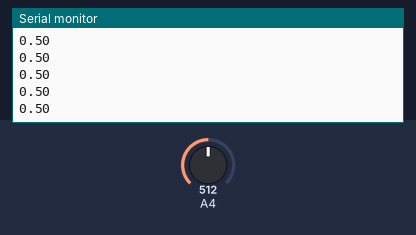
A sketch run on a simulated Arduino Uno, built with avr-gcc and run on an emulated ATmega328P. On the bench: the last lines printed to the serial monitor. The test bench sets the inputs (shaded band); at power-on: A4 = 512.

Above: at 1.2 s.
1.3 s: A4 set to 716
At 1.33 s:
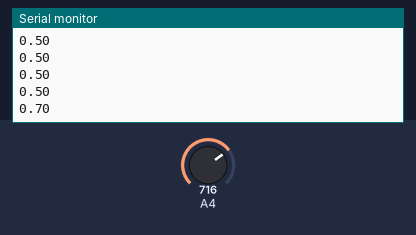
2.8 s: A4 set to 900
At 2.84 s:
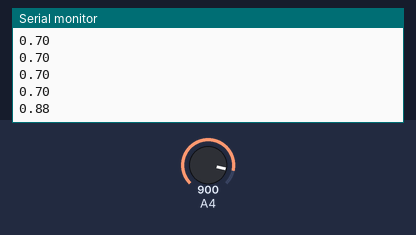
Timing chart, 0 to 5.8 s (numbered marks = the images above; inputs shaded):
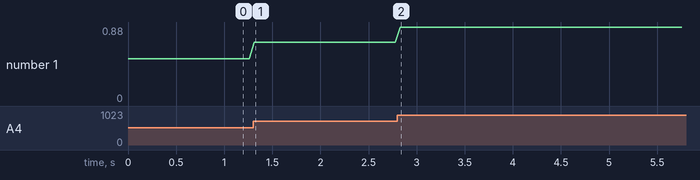

Measured:
- after the input at 1.3 s, the serial monitor: prints a new line at once (image 1)
- after the input at 2.8 s, the serial monitor: prints a new line at once (image 2)
- plotted number 1: 0.5 → 0.7 after the input at 1.3 s

The sketch:

estimar-resistencia.ino
```cpp
void setup() {
  Serial.begin(9600);
}

void loop() {
  Serial.println(float(analogRead(A4))/1024);
  delay(50);
}
```
